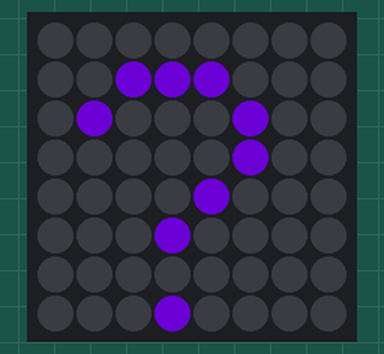
Recording of a program running on a simulated Raspberry Pi (BCM pin numbers) with a Sense HAT. Parts: the Sense HAT's 8×8 RGB LED matrix. Dim RGB values are drawn brighter than linear; random numbers come from a fixed seed. At 2.0 s the program stops and its outputs stay as they are.

Above: at 0.1 s.
At 1.1 s:
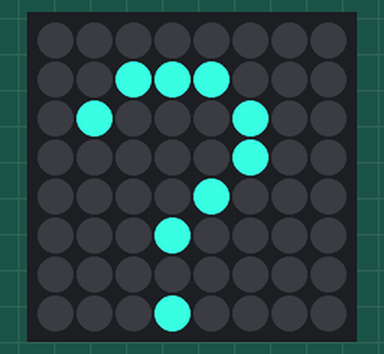

Measured:
- what the display in image 1 shows lasts 1.0 s, from 1.0 s to 2.0 s

The program:

hat-display-letter-unicode-err.py
```python
from sense_hat import SenseHat
from time import sleep
from random import randint

sense = SenseHat()

red = (255, 0, 0)
blue = (0, 0, 255)
green = (0, 255, 0)
white = (255, 255, 255)
yellow = (255, 255, 0)

# Generate a random colour
def pick_random_colour():
  random_red = randint(0, 255)
  random_green = randint(0, 255)
  random_blue = randint(0, 255)
  return (random_red, random_green, random_blue)

sense.show_letter("中", pick_random_colour())
sleep(1)
sense.show_letter("国", pick_random_colour())
sleep(1)

sense.clear()
```
